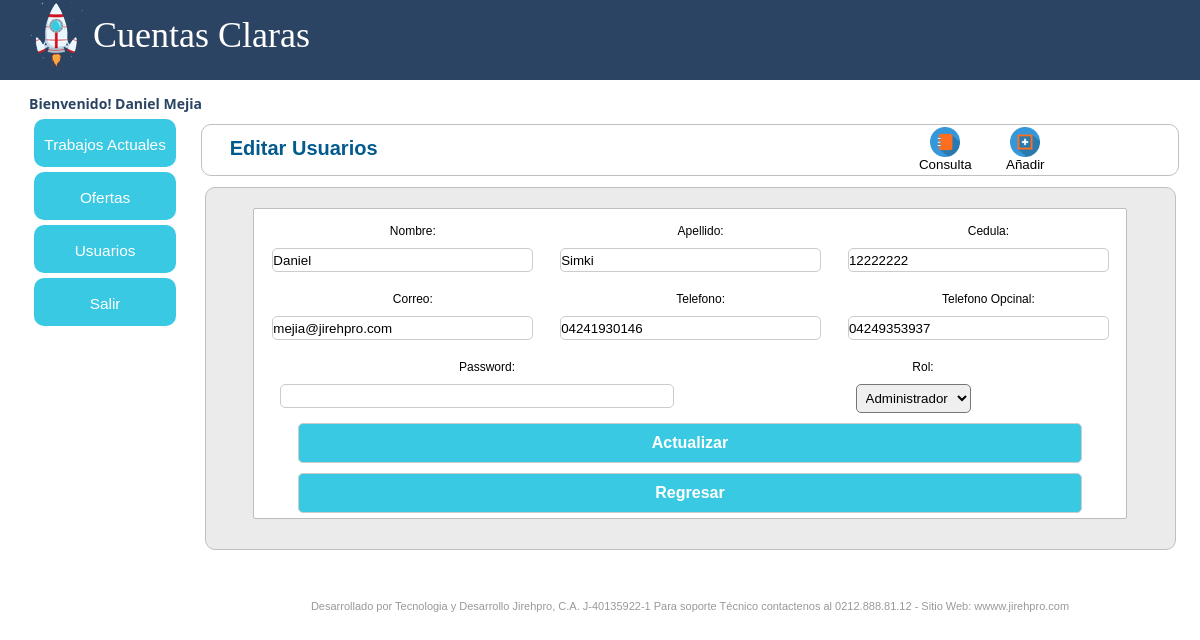
The page /observacion/usuarios/modificar_usuarios.php?codi_trab=3 (signed in) on the database as committed earlier.
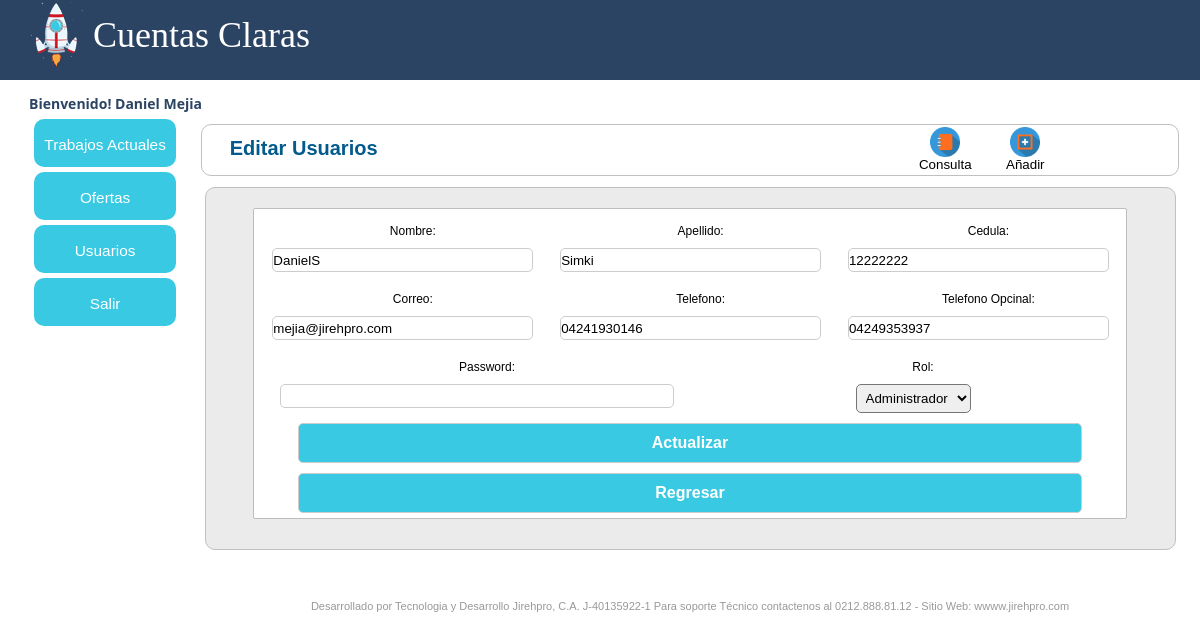
The same page on the database as committed later.
### tables this page shows
CREATE TABLE `tb_usuarios` (
  `id_usuario` int(11) NOT NULL AUTO_INCREMENT,
  `nomb_usuario` varchar(250) NOT NULL,
  `apel_usuario` varchar(250) NOT NULL,
  `cedu_usuario` varchar(20) NOT NULL,
  `corr_usuario` varchar(100) NOT NULL,
  `tele_usuario` varchar(20) NOT NULL,
  `tele_opci_usuario` varchar(20) NOT NULL,
  `pass_usuario` varchar(250) NOT NULL,
  `id_rol` int(10) NOT NULL,
  PRIMARY KEY (`id_usuario`)
);

### observacion/class/class.php (called while the page is built, shortened)
<?php
class Conectar
{
	public static function conecta()
	{
		$con = mysql_connect("localhost","root","webmastersixaguer");
		return $con;
		}
	}
class TrabajosActuales
{
	private $datos, $datos2,$datos3,$usuarios, $requ, $requ2, $prio1, $prio2, $suma;
	public function __construct()
	{
		$this->datos=array();
	}
		public function listarUsuariosMod($codiOferta)
		{
			$sql = "select * from tb_usuarios where id_usuario = $codiOferta";
			$res = mysql_query($sql,Conectar::conecta());
			while($reg = mysql_fetch_assoc($res))
			{
				$this->datos[] = $reg;
			}
			return $this->datos;
		}
	}

### observacion/usuarios/modificar_usuarios.php (the view, shortened to what the changed rows need)
<?php
require_once("../class/class.php");
$usuarios = new TrabajosActuales();
$mod = $usuarios->listarUsuariosMod($_GET["codi_trab"]);
?>
<!DOCTYPE html PUBLIC "-//W3C//DTD XHTML 1.0 Transitional//EN" "http://www.w3.org/TR/xhtml1/DTD/xhtml1-transitional.dtd">
<html xmlns="http://www.w3.org/1999/xhtml">
<head>
<link rel="stylesheet" href="../css/style.css"/>
<link rel="stylesheet" href="../css/jquery.ui.all.css">
<link href="../css/style_menu.css" rel="stylesheet" type="text/css" />
</head>
<body onload="Deshabilitar();" class="dt-example" <?php ?>>
<div id="pantalla">
    <div id="conten">
        <div id="top">
        <div id="fila_columna">
            <div id="columna2">
    <center>
    <div id="cuerpo_general">
    	<div id="tilulos">
                <h2 style="padding-top:12px;">Editar Usuarios</h2>
        </div>
    	<div id="contenedor">
                <div id="sub-contenedor">
<form name="form_mod_usua" id="form_mod_usua" action="modificar_usuarios.php?codi_trab=<?php echo $mod[0]['id_usuario'] ?>" method="post">
                <div id="fila">
                   <div id="columna" style="float:left; width:33%">
                   		<span class="desc">Nombre:</span>
                        <input type="text" id="nomb" name="nomb" size="20" value="<?php echo $mod[0]['nomb_usuario'] ?>"/>
                   </div>
                   <div id="columna" style="float:left; width:33%">
                   		<span class="desc">Apellido:</span>
                       <input type="text" id="apel" name="apel" size="20" value="<?php echo $mod[0]['apel_usuario'] ?>"/>
                   </div>
                   <div id="columna" style="float:left; width:33%">
                   		<span class="desc">Cedula:</span>
                        <input type="text" id="cedu" name="cedu" size="20" value="<?php echo $mod[0]['cedu_usuario'] ?>"/>
                   </div>
                </div>
                <div id="fila">
                   <div id="columna" style="float:left; width:33%">
                   		<span class="desc">Correo:</span>
                        <input type="text" id="corr" name="corr" size="20" value="<?php echo $mod[0]['corr_usuario'] ?>"/>
                   </div>
                   <div id="columna" style="float:left; width:33%">
                   		<span class="desc">Telefono:</span>
                        <input type="text" id="tele" name="tele" size="20" value="<?php echo $mod[0]['tele_usuario'] ?>"/>
                   </div>
                   <div id="columna" style="float:left; width:33%">
                   		<span class="desc">Telefono Opcinal:</span>
                        <input type="text" id="teleopci" name="teleopci" size="20" value="<?php echo $mod[0]['tele_opci_usuario'] ?>"/>
                   </div>
                </div>
				</form>
                    </div>
        	</div>
       </div>
    </center>
</body>
</html>

Rows that differ between the two databases and show on the page:
changed tb_usuarios "Simki": nomb "Daniel" → "DanielS"
